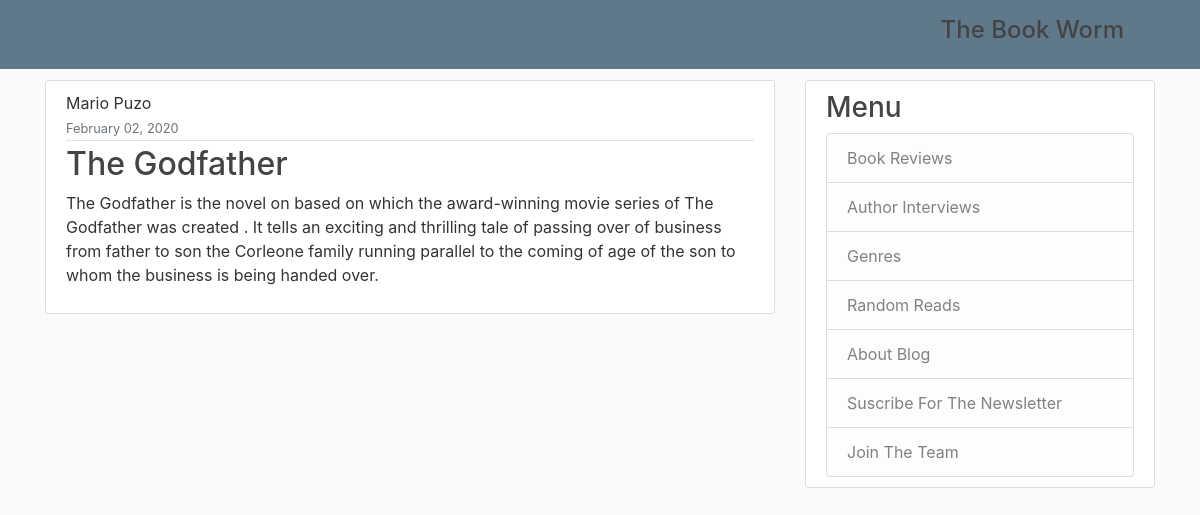
The page /random/ on the database its author committed.
### blog/models.py (models this page shows, shortened)
class Post (models.Model):
	title=models.CharField(max_length=150)
	content=models.TextField()
	date_posted=models.DateTimeField(default=timezone.now)
	author=models.CharField(max_length=100)
	genre=models.CharField(max_length=100)

### blog/views.py (the view)
# urls.py: path('random/',views.random,name='random'),
def random(request):
	x=Post.objects.all().count()
	x=x+1
	y=rand.randrange(2,1+x,1)
	context={'posts1':Post.objects.get(id=y)}
	return render(request,'blog/random-book.html',context)

### blog/templates/blog/random-book.html
{% extends "blog/base.html" %}
{% block content %}
		<article class="media content-section">
       <div class="media-body">
    <div class="article-metadata">
  <div class="mr-2" href="#">{{ posts1.author }}</div>
      <small class="text-muted">{{ posts1.date_posted|date:"F d, Y" }}</small>
    </div>
    <h2>{{ posts1.title }}</h2>
    <p class="article-content">{{ posts1.content }}</p>
  </div>
</article>
{% endblock content %}

### blog/static/blog/main.css (style rules this page uses)
body { background: #fafafa; color: #333333; margin-top: 5rem; }
h1, h2, h3, h4, h5, h6 { color: #444444; }
.content-section { background: #ffffff; padding: 10px 20px; border: 1px solid #dddddd; border-radius: 3px; margin-bottom: 20px; }
.article-content { white-space: pre-line; }
.article-metadata { padding-bottom: 1px; margin-bottom: 4px; border-bottom: 1px solid #e3e3e3 }

### rows shown on the page
Post: author "Mario Puzo", date_posted "February 02, 2020", title "The Godfather", content "The Godfather is the novel on based on which the award-winning movie series of The Godfather was created . It tells an exciting and thrilling tale of passing over of business from father to son the Corleone family running parallel to the coming of age of the son to whom the business is being handed over."
